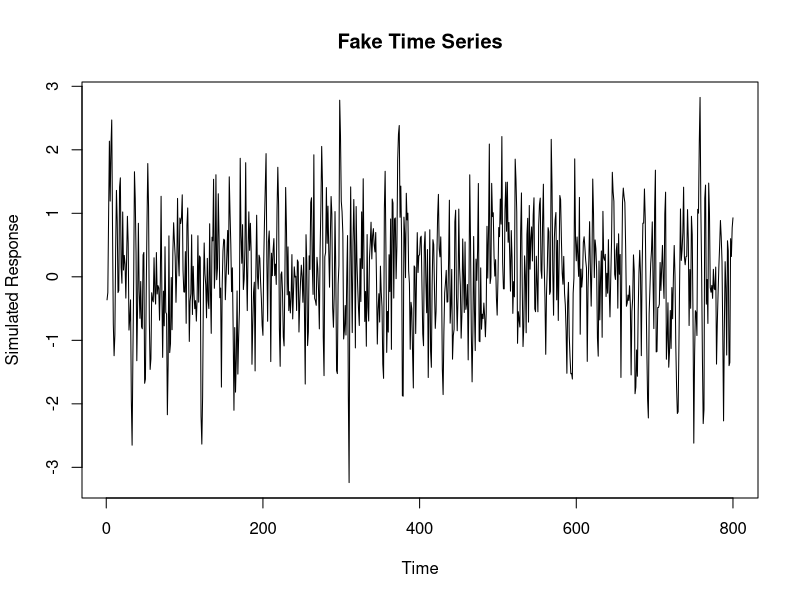
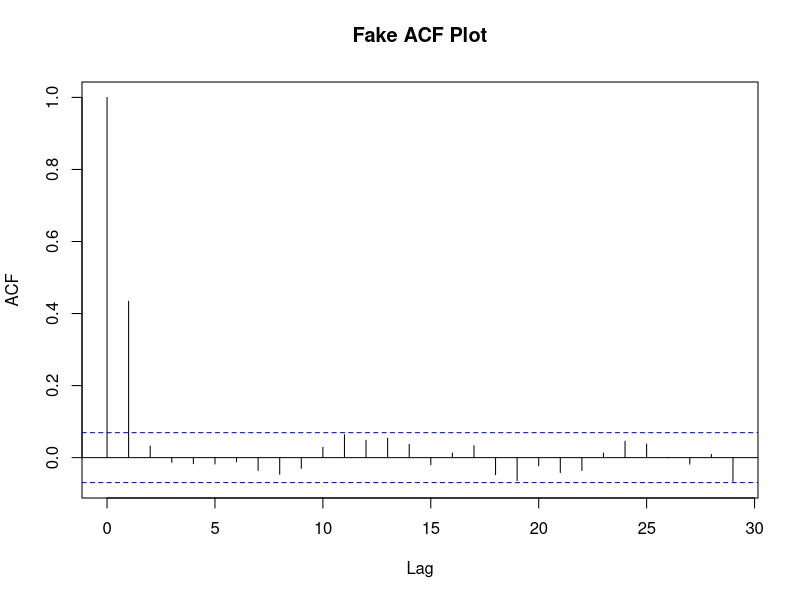

These figures' R source, in order:
## ---- chunk 1
knitr::opts_chunk$set(echo = TRUE)
## ---- chunk 2
#looks at the Western Pine Trees
set.seed(123456)
simz <- arima.sim(n = 800, list(ma=c(2,0)),sd = 0.4 )
plot(simz, main = "Fake Time Series", ylab = "Simulated Response", xlab = "Time")
acf(simz, main = "Fake ACF Plot") #SACF plot

## ---- chunk 3
polyroot(c(.37,.15))
